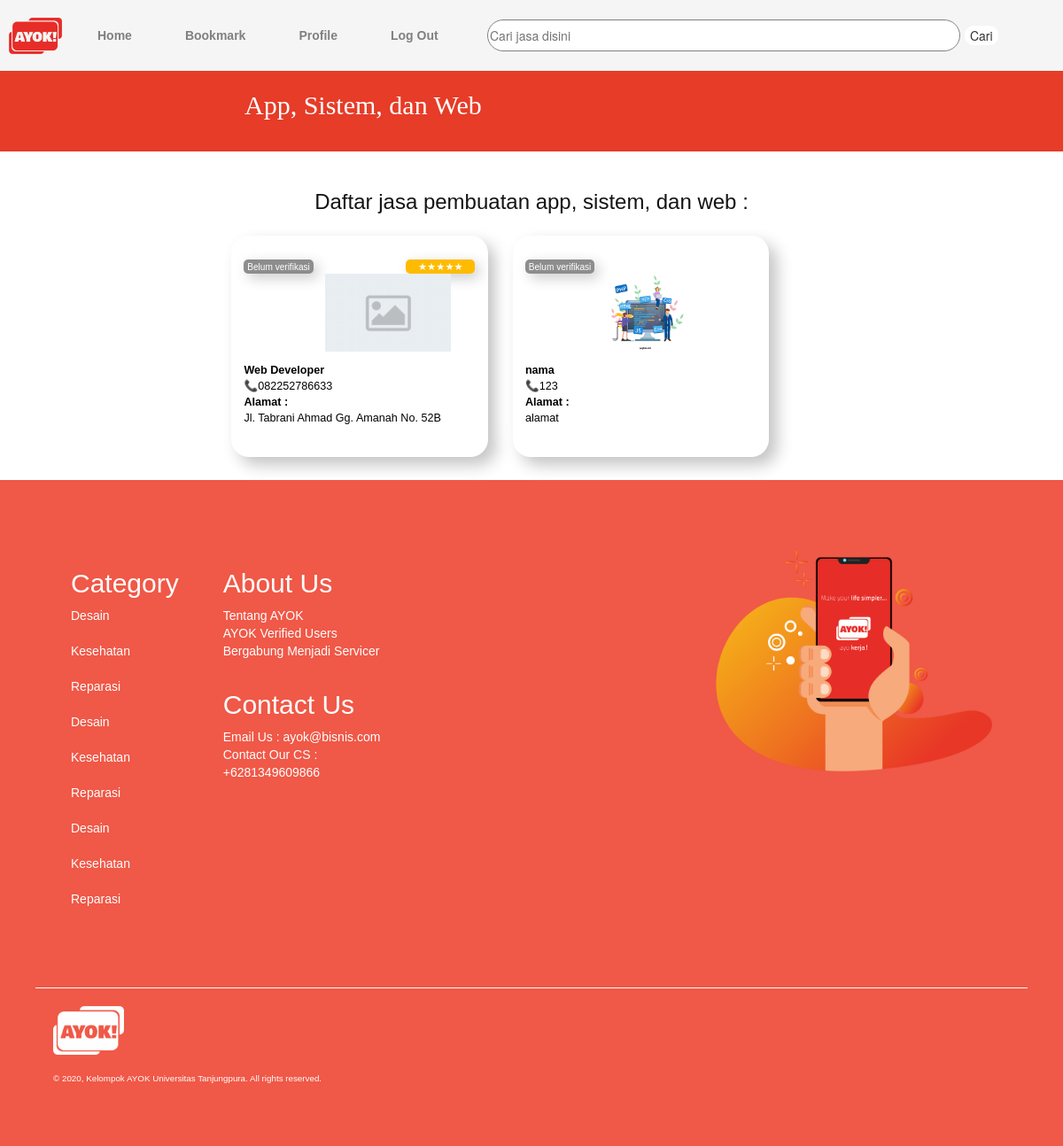
The app's page /jasa/appsistemweb.php (signed in) with its own data.
### tables this page shows
CREATE TABLE `kategori` (
  `id_kategori1` varchar(10) NOT NULL,
  `id_kategori2` varchar(10) NOT NULL,
  `id_kategori3` varchar(10) NOT NULL,
  `nama_kategori` varchar(100) NOT NULL
);

CREATE TABLE `ratingjasa` (
  `id_jasa` varchar(50) NOT NULL,
  `rating` float NOT NULL
);

CREATE TABLE `foto` (
  `id_jasa` varchar(50) NOT NULL,
  `nama_foto` varchar(200) NOT NULL
);

CREATE TABLE `jasa` (
  `id_kategorijasa` varchar(50) NOT NULL,
  `id_jasa` varchar(50) NOT NULL,
  `id_akun` varchar(50) NOT NULL,
  `nama_jasa` varchar(200) NOT NULL,
  `keterangan` text NOT NULL,
  `alamat` text NOT NULL,
  `hargamin` varchar(50) NOT NULL,
  `hargamax` varchar(50) NOT NULL,
  `telepon` varchar(20) NOT NULL,
  `urutan` int(11) NOT NULL,
  `verifikasi_status` int(2) NOT NULL DEFAULT '0'
);

### web/jasa/appsistemweb.php (the view, shortened to what this page needs)
<?php
include("../sistem/koneksi_database.php");
?>
<html>
<head>
<link rel="stylesheet" href="https://maxcdn.bootstrapcdn.com/bootstrap/3.4.1/css/bootstrap.min.css">
<link rel="stylesheet" href="../sistem/style.css">
 </head>
 <body>
	<div class="pencarian">
				<form name=form1 method=post action=../akun/carijasa.php onsubmit="return validate()">
					<input class=input type=text name=cari maxlength=100 placeholder="Cari jasa disini">
					<input class=submit type=submit value="Cari">
				</form>
		</div>
	<div class="topnav" id="myTopnav">
		<img src="../gambar/logo/ayok.png">
		<div class="menu">
		<a href="../index.php"><b>Home</b></a>
		<a href="../akun/bookmark.php"><b>Bookmark</b></a>
		<a href="../akun/profil.php"><b>Profile</b></a>
		<a href="../sistem/logout.php"><b>Log Out</b></a>
		</div>
	</div>
	<div class="main-content">
		<div class="content">
			<div class="block6">
				<div class="font3">
					<h2>App, Sistem, dan Web</h2>
					</div>
					<div class="block2">
			<h3><center>Daftar jasa pembuatan app, sistem, dan web :</center></h3>
			<div class="block7">
			<?php
					$id_kategori2='0901';
			$perintah="SELECT * FROM jasa WHERE id_kategorijasa LIKE '%$id_kategori2%' ORDER BY urutan DESC";
			$hasil=mysqli_query($konek, $perintah);
			if($row=mysqli_fetch_array($hasil))
			{
			$perintah="SELECT * FROM jasa WHERE id_kategorijasa LIKE '%$id_kategori2%' ORDER BY urutan DESC";
			$hasil=mysqli_query($konek, $perintah);
			while($row=mysqli_fetch_array($hasil)){
				$perintah2="SELECT * FROM kategori WHERE id_kategori2='$row[0]'";
								$hasil2=mysqli_query($konek, $perintah2);
								while($row2=mysqli_fetch_array($hasil2)){
					$perintah3="SELECT * FROM foto where id_jasa='$row[1]'";
					$hasil3=mysqli_query($konek, $perintah3);
						while($row3=mysqli_fetch_array($hasil3)){
							$imageURL='../../database/akun/foto_jasa//'.$row3[1];
			}
			echo "<a href=\"../akun/tampilanjasa.php?data1=$row[2]&data2=$row[3]\">";
					echo "<div class=\"box8\">";
					if($row[10]>'0'){
						echo "<div class=\"verified\">Verifikasi ✔️</div>";
					}
					else  {
						echo "<div class=\"notverified\">Belum verifikasi</div>";
					}
					$perintah4="SELECT * FROM ratingjasa where id_jasa='$row[1]'";
					$hasil4=mysqli_query($konek, $perintah4);
					if($row4=mysqli_fetch_array($hasil4)){
						$ratingfinalround=$row4[1];
						if($ratingfinalround<1){
					$ratingfinal="☆";
				}
				else if($ratingfinalround==1){
					$ratingfinal="★";
					}
				else if($ratingfinalround<2){
					$ratingfinal="★☆";
				}
				else if($ratingfinalround==2){
					$ratingfinal="★★";
					}
					else if($ratingfinalround<3){
					$ratingfinal="★★☆";
					}
					else if($ratingfinalround==3){
						$ratingfinal="★★★";
					}
					else if($ratingfinalround<4){
					$ratingfinal="★★★☆";
					}
					else if($ratingfinalround==4){
						$ratingfinal="★★★★";
					}
					else if($ratingfinalround<5){
					$ratingfinal="★★★★☆";
					}
				else if($ratingfinalround==5){
					$ratingfinal="★★★★★";
					}
					if($row[10]>'0'){
					echo "<div class=\"ratingverified\">";
					echo $ratingfinal;
					echo "</div>";}
					else {
						echo "<div class=\"ratingnotverified\">";
					echo $ratingfinal;
					echo "</div>";}
					}
					echo "<img src=\"$imageURL\"><br>";
			echo "<b>$row[3]</b>";echo "<br>";
			echo "📞";echo "$row[8]";echo "<br>";
			echo "<b>Alamat :<br></b>";
			echo "$row[5]";echo "<br><br>";
			echo "</div>";
			echo "</a>";
								}
			}
			}
			else {
				echo "<h5><center>Maaf, jasa belum ada..</center></h5>";
			}
						?>
						</div>
						</div>
						</div>
						<?php
			include("../footer.php");?>
		</div>
	</div>
		</body>
		</html>

### web/sistem/style.css (style rules this page uses)
body { margin:0; height: auto; width: 100%; overflow-y: scroll; }
.main-content { margin-top: 70px; width: 100%; }
.content { height: auto; width: 100%; margin-bottom: 0; }
.topnav { background-color: rgb(245, 245, 245); overflow: hidden; position:fixed; top:0%; width:100%; font-family:"Century Gothic", CenturyGothic, Geneva, AppleGothic, sans-serif; z-index :1; }
.pencarian { height: 80px; position : fixed; top : 0%; left: 550px; width : 50%; z-index : 10; padding-top: 22px; padding-bottom : 22px; }
.pencarian form { margin: 0; }
.pencarian .input { width: 89%; height:36px; border-radius:30px; border:1px solid gray; }
.pencarian .submit { width : fit-content; border-radius:10px; border:none; cursor:pointer; border:none; background-color:white; margin-left:1px; }
.topnav img { width : 80px; float : left; padding: 10px; margin-top: 10px; }
.topnav a { font-size: 1em; float: left; display: block; color:gray; text-align: center; padding : 30px; text-decoration: none; transition:0.2s; }
.block2 { background-color:white; font-family: "Century Gothic", CenturyGothic, Geneva, AppleGothic, sans-serif; color:rgb(20,20,20); padding-right:20%; padding-bottom:1%; padding-left:20%; padding-top:2%; }
.block2 .ratingnotverified { border-radius: 20px; background: #fafafa; box-shadow: 5px 5px 15px #cbcbcb, -5px -5px 15px #ffffff; color:rgb(255, 187, 0); width:20%; padding:0px 3px; border-radius:5px; float:right; font-size:90%; }
.block2 .notverified { background-color:rgb(141, 141, 141); box-shadow: 5px 5px 15px #cbcbcb, -5px -5px 15px #ffffff; color:white; width:20%; padding:2px 3px; border-radius:5px; float:left; font-size:80%; }
.block6 { background-color:rgb(230,60,40); border:none; color:white; padding-top:1%; font-family:verdana; }
.block6 a { text-decoration:none; }
.block6 .font3 { margin-left:23%; color:white; margin-bottom:3%; }
.block7 { width:100%; padding-left:1%; padding-right:1%; }
.block7 a { text-decoration:none; color:black; }
.block7 .box8 { padding-top:1%; padding-bottom:3%; padding-left:2%; padding-right:2%; display:inline-block; width:41%; margin-left:2%; margin-right:2%; margin-top:2%; margin-bottom:2%; height:250px; border-radius: 20px; background: #ffffff; box-shadow: 9px 9px 18px #c4c4c4, -9px -9px 18px #ffffff; vertical-align:bottom; text-align:left; font-size:90%; transition:0.2s; color: black; overflow: hidden; transition:0.3s; box-sizing: border-box; }
.block7 .box8 .notverified { margin-top:20px; background-color:rgb(141, 141, 141); color:white; width:30%; height:16px; border-radius:5px; text-align:center; float:left; font-size : 80%; }
.block7 .box8 .ratingnotverified { margin-top : 20px; background-color:rgb(255, 187, 0); color:white; width:30%; height:16px; border-radius:5px; text-align:center; float:right; }
.block7 .box8 img { object-fit :cover; width:auto; margin-left:35%; margin-right:35%; margin-bottom:5%; height:40%; }

### records on screen
jasa: nama_jasa "Web Developer", telepon "082252786633", alamat "Jl. Tabrani Ahmad Gg. Amanah No. 52B"
kategori: ratingjasa.rating "★★★★★", foto.nama_foto (placeholder picture), foto.nama_foto (picture)
jasa: nama_jasa "nama", telepon "123", alamat "alamat"
